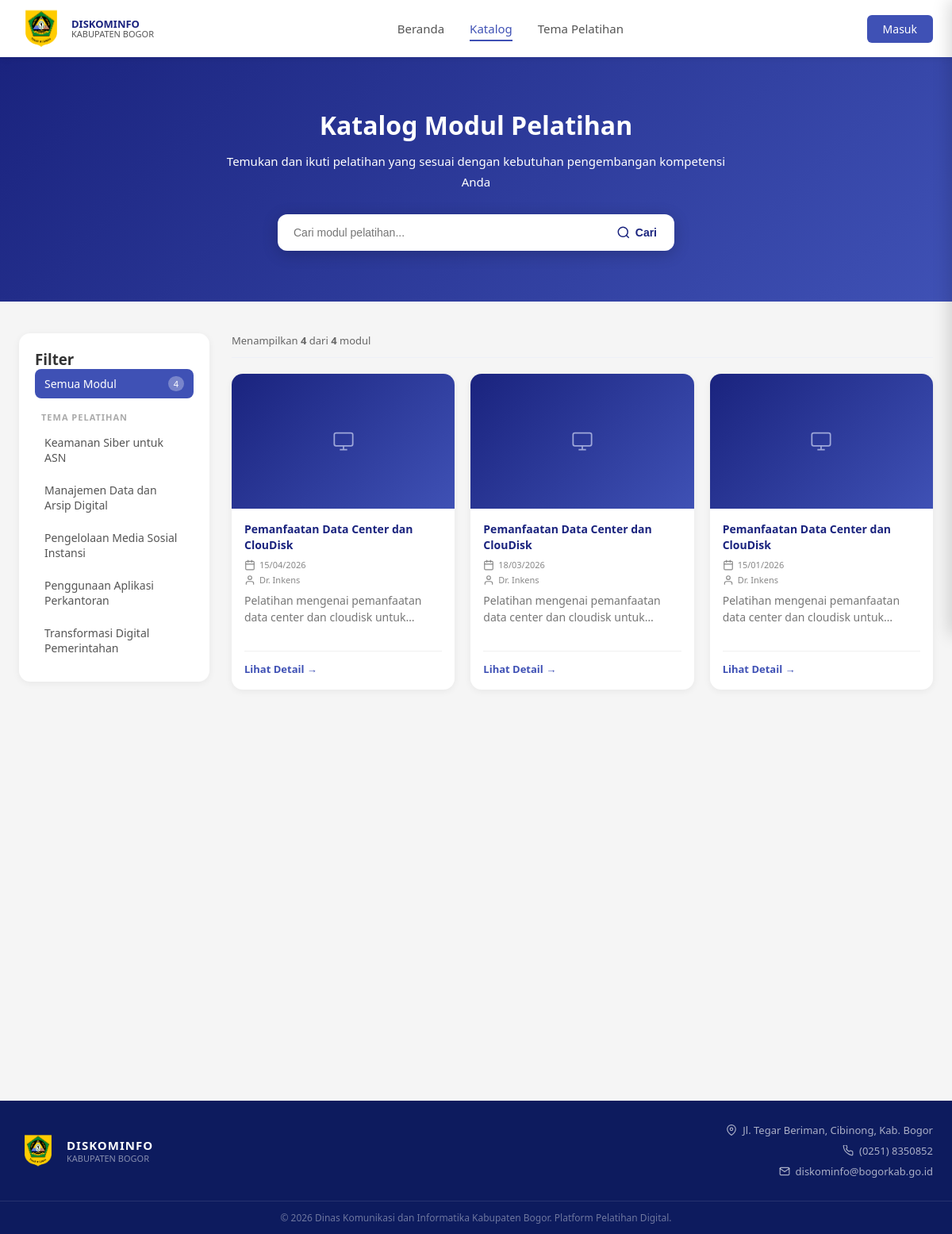
/pages/katalog.php, run on the app's committed database.
### tables this page shows
CREATE TABLE tema_pelatihan (
    id INT AUTO_INCREMENT PRIMARY KEY,
    judul VARCHAR(200) NOT NULL,
    deskripsi TEXT,
    instruktur VARCHAR(100),
    lokasi VARCHAR(150),
    tanggal DATE,
    kuota INT DEFAULT 0,
    status ENUM('open','closed') DEFAULT 'open',
    thumbnail VARCHAR(255),
    created_at TIMESTAMP DEFAULT CURRENT_TIMESTAMP
);

CREATE TABLE modul (
    id INT AUTO_INCREMENT PRIMARY KEY,
    judul VARCHAR(200) NOT NULL,
    deskripsi TEXT,
    kategori_id INT,
    instruktur VARCHAR(100),
    lokasi VARCHAR(150),
    tanggal DATE,
    views INT DEFAULT 0,
    status ENUM('published','draft') DEFAULT 'draft',
    thumbnail VARCHAR(255),
    file_materi VARCHAR(255),
    file_ppt VARCHAR(255),
    created_at TIMESTAMP DEFAULT CURRENT_TIMESTAMP,
    FOREIGN KEY (kategori_id) REFERENCES kategori(id) ON DELETE SET NULL
);

### pages/katalog.php (the view, shortened to what this page needs)
<?php
require_once '../includes/header.php';
$tema_filter = isset($_GET['tema']) ? (int)$_GET['tema'] : 0;
$search      = trim($_GET['q'] ?? '');
$has_tema    = $conn->query("SHOW COLUMNS FROM modul LIKE 'tema_id'")->num_rows > 0;
$tema_list   = $conn->query("SELECT id, judul FROM tema_pelatihan WHERE status='open' ORDER BY judul")->fetch_all(MYSQLI_ASSOC);
$where  = ["m.status = 'published'"];
$join = $has_tema ? "LEFT JOIN tema_pelatihan tp ON m.tema_id = tp.id" : "";
$sel  = $has_tema ? ", tp.id as tema_id, tp.judul as tema_judul" : ", NULL as tema_id, NULL as tema_judul";
$sql  = "SELECT m.* $sel FROM modul m $join WHERE " . implode(' AND ', $where) . " ORDER BY m.created_at DESC";
$stmt = $conn->prepare($sql);
$stmt->execute();
$moduls    = $stmt->get_result()->fetch_all(MYSQLI_ASSOC);
$total_all = $conn->query("SELECT COUNT(*) as c FROM modul WHERE status='published'")->fetch_assoc()['c'];
?>
<div class="main-content">
<section class="katalog-hero">
    <div class="katalog-hero-inner">
        <h1 class="animate-on-scroll">Katalog Modul Pelatihan</h1>
        <p class="animate-on-scroll">Temukan dan ikuti pelatihan yang sesuai dengan kebutuhan pengembangan kompetensi Anda</p>
        <form method="GET" class="katalog-search-form animate-on-scroll">
            <input type="text" name="q" value="<?= htmlspecialchars($search) ?>" placeholder="Cari modul pelatihan...">
            <button type="submit">
                <svg width="18" height="18" viewBox="0 0 24 24" fill="none" stroke="currentColor" stroke-width="2"><circle cx="11" cy="11" r="8"/><line x1="21" y1="21" x2="16.65" y2="16.65"/></svg>
                Cari
            </button>
        </form>
    </div>
</section>
<div class="katalog-body">
    <aside class="katalog-sidebar">
        <div class="filter-header" onclick="toggleFilter()">
            <h3>Filter</h3>
        </div>
        <div class="filter-body" id="filter-body">
            <ul class="filter-list">
                <li>
                    <a href="katalog.php<?= $search?'?q='.urlencode($search):'' ?>" class="<?= $tema_filter==0?'active':'' ?>">
                        Semua Modul <span class="filter-count"><?= $total_all ?></span>
                    </a>
                </li>
            </ul>
            <?php if (!empty($tema_list)): ?>
            <div class="filter-section-label">Tema Pelatihan</div>
            <ul class="filter-list">
                <?php foreach ($tema_list as $t): ?>
                <li>
                    <a href="katalog.php?tema=<?= $t['id'] ?><?= $search?'&q='.urlencode($search):'' ?>" class="<?= $tema_filter==$t['id']?'active':'' ?>">
                        <?= htmlspecialchars($t['judul']) ?>
                    </a>
                </li>
                <?php endforeach; ?>
            </ul>
            <?php endif; ?>
        </div>
    </aside>
    <div class="katalog-content">
        <div class="katalog-topbar">
            <div class="katalog-info">
                Menampilkan <strong><?= count($moduls) ?></strong> dari <strong><?= $total_all ?></strong> modul
            </div>
        </div>
        <?php if (empty($moduls)): ?>
        <div class="katalog-empty">
            <svg width="56" height="56" viewBox="0 0 24 24" fill="none" stroke="#c5cae9" stroke-width="1.5"><rect x="2" y="3" width="20" height="14" rx="2"/><path d="M8 21h8M12 17v4"/></svg>
            <p>Tidak ada modul ditemukan.</p>
            <?php if ($search || $tema_filter): ?>
            <a href="katalog.php" class="btn-primary" style="margin-top:12px;display:inline-flex">Reset Filter</a>
            <?php endif; ?>
        </div>
        <?php else: ?>
        <div class="katalog-grid">
            <?php foreach ($moduls as $m): ?>
            <a href="detail.php?id=<?= $m['id'] ?>" class="katalog-card animate-on-scroll">
                <div class="katalog-thumb">
                    <?php if ($m['thumbnail']): ?>
                        <img src="../<?= htmlspecialchars($m['thumbnail']) ?>" alt="<?= htmlspecialchars($m['judul']) ?>">
                    <?php else: ?>
                        <div class="katalog-thumb-placeholder">
                            <svg width="28" height="28" viewBox="0 0 24 24" fill="none" stroke="#9fa8da" stroke-width="1.5"><rect x="2" y="3" width="20" height="14" rx="2"/><path d="M8 21h8M12 17v4"/></svg>
                        </div>
                    <?php endif; ?>
                </div>
                <div class="katalog-card-body">
                    <h4 class="katalog-card-judul"><?= htmlspecialchars($m['judul']) ?></h4>
                    <div class="katalog-card-meta">
                        <span>
                            <svg class="icon icon-sm" viewBox="0 0 24 24"><rect x="3" y="4" width="18" height="18" rx="2"/><line x1="16" y1="2" x2="16" y2="6"/><line x1="8" y1="2" x2="8" y2="6"/><line x1="3" y1="10" x2="21" y2="10"/></svg>
                            <?= date('d/m/Y', strtotime($m['tanggal'])) ?>
                        </span>
                        <?php if ($m['instruktur']): ?>
                        <span>
                            <svg class="icon icon-sm" viewBox="0 0 24 24"><path d="M20 21v-2a4 4 0 0 0-4-4H8a4 4 0 0 0-4 4v2"/><circle cx="12" cy="7" r="4"/></svg>
                            <?= htmlspecialchars($m['instruktur']) ?>
                        </span>
                        <?php endif; ?>
                    </div>
                    <p class="katalog-card-desc"><?= htmlspecialchars($m['deskripsi']) ?></p>
                    <div class="katalog-card-footer">
                        <span class="katalog-card-cta">Lihat Detail &rarr;</span>
                    </div>
                </div>
            </a>
            <?php endforeach; ?>
        </div>
        <?php endif; ?>
    </div>
</div>
</div>
<?php require_once '../includes/footer.php'; ?>

### assets/css/style.css (style rules this page uses)
* { margin: 0; padding: 0; box-sizing: border-box; }
body { font-family: 'Segoe UI', sans-serif; background: #f5f5f5; color: #333; }
.filter-list { list-style: none; }
.filter-list li { margin-bottom: 4px; }
.filter-list a { display: flex; justify-content: space-between; align-items: center; padding: 9px 12px; border-radius: 8px; text-decoration: none; color: #555; font-size: 14px; transition: all .2s; }
.filter-list a:hover, .filter-list a.active { background: #3f51b5; color: #fff; }
.filter-count { background: rgba(255,255,255,0.3); padding: 2px 7px; border-radius: 10px; font-size: 11px; }
.katalog-content p { color: #777; font-size: 14px; margin-bottom: 20px; }
.filter-header { display: flex; justify-content: space-between; align-items: center; cursor: pointer; user-select: none; }
@media (min-width: 769px) { .filter-body { display: block !important; } }
.icon { width: 16px; height: 16px; stroke: currentColor; stroke-width: 2; fill: none; stroke-linecap: round; stroke-linejoin: round; vertical-align: middle; display: inline-block; flex-shrink: 0; }
.icon-sm { width: 14px; height: 14px; }
.animate-on-scroll { opacity: 0; transform: translateY(24px); transition: opacity .6s ease, transform .6s ease; }
.animate-on-scroll.visible { opacity: 1; transform: translateY(0); }
.katalog-hero { background: linear-gradient(135deg, #1a237e 0%, #3f51b5 100%); padding: 64px 24px; text-align: center; color: #fff; }
.katalog-hero-inner { max-width: 640px; margin: 0 auto; }
.katalog-hero h1 { font-size: 32px; font-weight: 800; margin-bottom: 12px; }
.katalog-hero p { font-size: 15px; opacity: .85; margin-bottom: 28px; line-height: 1.7; }
.katalog-search-form { display: flex; gap: 0; max-width: 500px; margin: 0 auto; border-radius: 12px; overflow: hidden; box-shadow: 0 4px 20px rgba(0,0,0,.2); }
.katalog-search-form input { flex: 1; padding: 14px 20px; border: none; font-size: 14px; outline: none; }
.katalog-search-form button { background: #fff; color: #1a237e; border: none; padding: 14px 22px; font-size: 14px; font-weight: 700; cursor: pointer; display: flex; align-items: center; gap: 6px; transition: background .2s; }
.katalog-body { display: grid; grid-template-columns: 240px 1fr; gap: 28px; max-width: 1200px; margin: 40px auto; padding: 0 24px 60px; }
.katalog-sidebar { background: #fff; border-radius: 14px; padding: 20px; box-shadow: 0 2px 10px rgba(0,0,0,.06); height: fit-content; position: sticky; top: 90px; }
.filter-section-label { font-size: 11px; text-transform: uppercase; letter-spacing: 1px; color: #aaa; font-weight: 700; padding: 12px 8px 6px; }
.katalog-topbar { display: flex; justify-content: space-between; align-items: center; margin-bottom: 20px; padding-bottom: 12px; border-bottom: 1px solid #eef0f8; }
.katalog-info { font-size: 13px; color: #666; }
.katalog-grid { display: grid; grid-template-columns: repeat(auto-fill, minmax(260px, 1fr)); gap: 20px; }
.katalog-card { background: #fff; border-radius: 14px; overflow: hidden; box-shadow: 0 2px 10px rgba(0,0,0,.06); text-decoration: none; color: inherit; transition: transform .25s, box-shadow .25s; display: flex; flex-direction: column; }
.katalog-thumb { height: 170px; overflow: hidden; background: #e8eaf6; position: relative; }
.katalog-thumb-placeholder { width: 100%; height: 100%; display: flex; align-items: center; justify-content: center; background: #e8eaf6; }
.katalog-card-body { padding: 16px; flex: 1; display: flex; flex-direction: column; }
.katalog-card-judul { font-size: 14px; font-weight: 700; color: #1a237e; margin-bottom: 8px; line-height: 1.4; display: -webkit-box; -webkit-line-clamp: 2; line-clamp: 2; -webkit-box-orient: vertical; overflow: hidden; }
.katalog-card-meta { font-size: 11px; color: #888; display: flex; flex-direction: column; gap: 4px; margin-bottom: 8px; }
.katalog-card-meta span { display: flex; align-items: center; gap: 5px; }
.katalog-card-desc { font-size: 12px; color: #888; line-height: 1.5; flex: 1; display: -webkit-box; -webkit-line-clamp: 2; line-clamp: 2; -webkit-box-orient: vertical; overflow: hidden; }
.katalog-card-footer { margin-top: 12px; padding-top: 10px; border-top: 1px solid #f0f0f0; }
.katalog-card-cta { font-size: 13px; color: #3f51b5; font-weight: 600; }
.katalog-thumb-placeholder { background: linear-gradient(135deg, #1a237e 0%, #3f51b5 100%); }

### data on the page
tema_pelatihan: judul "Keamanan Siber untuk ASN"
tema_pelatihan: judul "Manajemen Data dan Arsip Digital"
tema_pelatihan: judul "Pengelolaan Media Sosial Instansi"
tema_pelatihan: judul "Penggunaan Aplikasi Perkantoran"
tema_pelatihan: judul "Transformasi Digital Pemerintahan"
modul: judul "Pemanfaatan Data Center dan ClouDisk", tanggal "15/04/2026", instruktur "Dr. Inkens", deskripsi "Pelatihan mengenai pemanfaatan data center dan cloudisk…"
modul: judul "Pemanfaatan Data Center dan ClouDisk", tanggal "18/03/2026", instruktur "Dr. Inkens", deskripsi "Pelatihan mengenai pemanfaatan data center dan cloudisk…"
modul: judul "Pemanfaatan Data Center dan ClouDisk", tanggal "15/01/2026", instruktur "Dr. Inkens", deskripsi "Pelatihan mengenai pemanfaatan data center dan cloudisk…"

### other printed values
$total_all "4"
count($moduls) "4"
